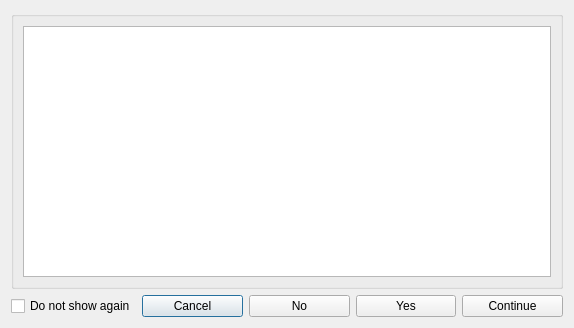
<?xml version="1.0" encoding="UTF-8"?>
<ui version="4.0">
 <class>MessageDialog</class>
 <widget class="QDialog" name="MessageDialog">
  <property name="geometry">
   <rect>
    <x>0</x>
    <y>0</y>
    <width>574</width>
    <height>328</height>
   </rect>
  </property>
  <property name="windowTitle">
   <string>System Message</string>
  </property>
  <property name="windowIcon">
   <iconset resource="../gfx_ressource.qrc">
    <normaloff>:/gfx/icons/ledyellow.png</normaloff>:/gfx/icons/ledyellow.png</iconset>
  </property>
  <layout class="QVBoxLayout" name="verticalLayout">
   <item>
    <widget class="QGroupBox" name="msgGroup">
     <property name="title">
      <string/>
     </property>
     <layout class="QVBoxLayout" name="verticalLayout_2">
      <item>
       <widget class="QTextEdit" name="textEdit"/>
      </item>
     </layout>
    </widget>
   </item>
   <item>
    <layout class="QHBoxLayout" name="horizontalLayout">
     <item>
      <widget class="QCheckBox" name="doNotShowAgainCheck">
       <property name="text">
        <string>Do not show again</string>
       </property>
      </widget>
     </item>
     <item>
      <widget class="QPushButton" name="cancelButton">
       <property name="text">
        <string>Cancel</string>
       </property>
      </widget>
     </item>
     <item>
      <widget class="QPushButton" name="noButton">
       <property name="text">
        <string>No</string>
       </property>
      </widget>
     </item>
     <item>
      <widget class="QPushButton" name="yesButton">
       <property name="text">
        <string>Yes</string>
       </property>
      </widget>
     </item>
     <item>
      <widget class="QPushButton" name="continueButton">
       <property name="text">
        <string>Continue</string>
       </property>
      </widget>
     </item>
    </layout>
   </item>
  </layout>
 </widget>
 <resources>
  <include location="../gfx_ressource.qrc"/>
 </resources>
 <connections/>
</ui>
